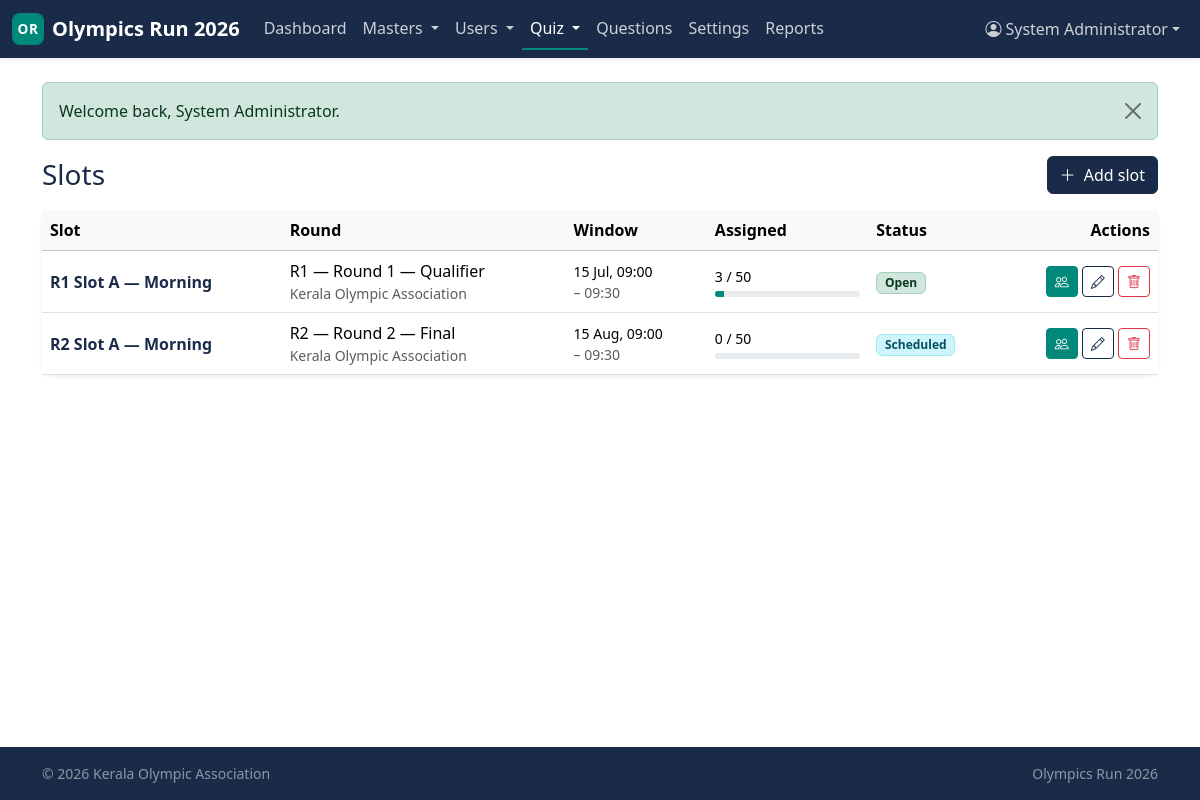
Screenshot of /admin/slots (signed in) with the database file from the repository.
### tables this page shows
CREATE TABLE slots (
    slot_id        INT UNSIGNED  NOT NULL AUTO_INCREMENT,
    round_id       INT UNSIGNED  NOT NULL,
    slot_label     VARCHAR(100)  NULL,
    starts_at      DATETIME      NOT NULL,
    ends_at        DATETIME      NOT NULL,
    capacity       INT UNSIGNED  NOT NULL DEFAULT 50,
    status         ENUM('scheduled','open','closed','cancelled')
                            NOT NULL DEFAULT 'scheduled',
    created_by_user_id INT UNSIGNED NULL,
    created_at     DATETIME      NOT NULL DEFAULT CURRENT_TIMESTAMP,
    updated_at     DATETIME      NOT NULL DEFAULT CURRENT_TIMESTAMP
                                                ON UPDATE CURRENT_TIMESTAMP,
    PRIMARY KEY (slot_id),
    KEY idx_slot_round (round_id),
    KEY idx_slot_starts (starts_at),
    KEY idx_slot_status (status),
    CONSTRAINT fk_slot_round
        FOREIGN KEY (round_id) REFERENCES rounds(round_id)
        ON DELETE CASCADE,
    CONSTRAINT fk_slot_creator
        FOREIGN KEY (created_by_user_id)
            REFERENCES association_users(association_user_id)
        ON DELETE SET NULL
);

CREATE TABLE rounds (
    round_id              INT UNSIGNED  NOT NULL AUTO_INCREMENT,
    association_id        INT UNSIGNED  NOT NULL,
    round_number          TINYINT UNSIGNED NOT NULL,
    name                  VARCHAR(100)  NOT NULL,
    description           TEXT          NULL,
    slot_duration_minutes INT UNSIGNED  NOT NULL DEFAULT 30,
    quiz_duration_minutes INT UNSIGNED  NOT NULL DEFAULT 15,
    questions_per_quiz    INT UNSIGNED  NOT NULL DEFAULT 30,
    marks_correct         DECIMAL(5,2)  NOT NULL DEFAULT 1.00,
    marks_wrong           DECIMAL(5,2)  NOT NULL DEFAULT 0.00,
    marks_unanswered      DECIMAL(5,2)  NOT NULL DEFAULT 0.00,
    qualifiers_count      INT UNSIGNED  NULL,
    status                ENUM('draft','open','closed','published')
                                NOT NULL DEFAULT 'draft',
    starts_at             DATETIME      NULL,
    ends_at               DATETIME      NULL,
    created_at            DATETIME      NOT NULL DEFAULT CURRENT_TIMESTAMP,
    updated_at            DATETIME      NOT NULL DEFAULT CURRENT_TIMESTAMP
                                                ON UPDATE CURRENT_TIMESTAMP,
    PRIMARY KEY (round_id),
    UNIQUE KEY uniq_assoc_round (association_id, round_number),
    KEY idx_round_status (status),
    CONSTRAINT fk_round_assoc
        FOREIGN KEY (association_id) REFERENCES associations(association_id)
        ON DELETE CASCADE
);

CREATE TABLE associations (
    association_id  INT UNSIGNED  NOT NULL AUTO_INCREMENT,
    name            VARCHAR(200)  NOT NULL,
    short_code      VARCHAR(20)   NOT NULL,
    region          VARCHAR(100)  NULL,
    contact_email   VARCHAR(190)  NULL,
    contact_phone   VARCHAR(20)   NULL,
    address         TEXT          NULL,
    logo_path       VARCHAR(255)  NULL,
    status          ENUM('active','inactive') NOT NULL DEFAULT 'active',
    created_by_admin_id INT UNSIGNED NULL,
    created_at      DATETIME      NOT NULL DEFAULT CURRENT_TIMESTAMP,
    updated_at      DATETIME      NOT NULL DEFAULT CURRENT_TIMESTAMP
                                                ON UPDATE CURRENT_TIMESTAMP,
    PRIMARY KEY (association_id),
    UNIQUE KEY uniq_assoc_code (short_code),
    KEY idx_assoc_status (status),
    KEY idx_assoc_region (region),
    CONSTRAINT fk_assoc_created_by
        FOREIGN KEY (created_by_admin_id) REFERENCES admins(admin_id)
        ON DELETE SET NULL
);

### includes/helpers.php (called while the page is built, shortened)
<?php
function e(?string $value): string
{
    return htmlspecialchars((string)$value, ENT_QUOTES | ENT_SUBSTITUTE, 'UTF-8');
}
function view(string $template, array $data = []): string
{
    $__file = __DIR__ . '/../views/' . $template . '.php';
    extract($data, EXTR_SKIP);
    include $__file;
    return ob_get_clean();
}
function render(string $template, array $data = []): void
{
    $content   = view($template, $data);
    include __DIR__ . '/../views/layouts/app.php';
}
function status_badge(?string $status): string
{
    $map = [
        'active'         => 'bg-success-subtle text-success-emphasis border border-success-subtle',
        'approved'       => 'bg-success-subtle text-success-emphasis border border-success-subtle',
        'open'           => 'bg-success-subtle text-success-emphasis border border-success-subtle',
        'published'      => 'bg-success-subtle text-success-emphasis border border-success-subtle',
        'pending'        => 'bg-warning-subtle text-warning-emphasis border border-warning-subtle',
        'needs_revision' => 'bg-warning-subtle text-warning-emphasis border border-warning-subtle',
        'scheduled'      => 'bg-info-subtle text-info-emphasis border border-info-subtle',
        'draft'          => 'bg-secondary-subtle text-secondary-emphasis border border-secondary-subtle',
        'closed'         => 'bg-secondary-subtle text-secondary-emphasis border border-secondary-subtle',
        'inactive'       => 'bg-secondary-subtle text-secondary-emphasis border border-secondary-subtle',
        'suspended'      => 'bg-danger-subtle text-danger-emphasis border border-danger-subtle',
        'rejected'       => 'bg-danger-subtle text-danger-emphasis border border-danger-subtle',
        'cancelled'      => 'bg-danger-subtle text-danger-emphasis border border-danger-subtle',
        'disqualified'   => 'bg-danger-subtle text-danger-emphasis border border-danger-subtle',
    ];
    $key = strtolower((string)$status);
    return 'badge ' . ($map[$key] ?? 'bg-light text-dark border');
}
function status_label(?string $status): string
{
    return ucwords(str_replace('_', ' ', (string)$status));
}
function dt_display(?string $mysqlDatetime, string $format = 'd M Y, h:i A'): string
{
    $ts = strtotime($mysqlDatetime);
    return $ts === false ? '—' : date($format, $ts);
}

### controllers/AdminSlotsController.php (called while the page is built, shortened)
<?php
final class AdminSlotsController
{
    public function index(): void
    {
        render('admin/slots/index', [
            'title' => 'Slots — Admin',
            'slots' => Slot::all(),
        ]);
    }
}

### includes/Database.php (called while the page is built, shortened)
<?php
final class Database
{
    private static ?PDO $pdo = null;
    public static function connection(): PDO
    {
        $cfg = $GLOBALS['APP_CONFIG']['db'];
        $dsn = sprintf(
            'mysql:host=%s;port=%d;dbname=%s;charset=%s',
            $cfg['host'],
            $cfg['port'],
            $cfg['name'],
            $cfg['charset']
        );
        self::$pdo = new PDO($dsn, $cfg['user'], $cfg['pass'], [
            PDO::ATTR_ERRMODE            => PDO::ERRMODE_EXCEPTION,
            PDO::ATTR_DEFAULT_FETCH_MODE => PDO::FETCH_ASSOC,
            PDO::ATTR_EMULATE_PREPARES   => false,
            PDO::MYSQL_ATTR_INIT_COMMAND => "SET NAMES utf8mb4 COLLATE utf8mb4_unicode_ci",
        ]);
        return self::$pdo;
    }
    public static function query(string $sql, array $params = []): PDOStatement
    {
        $stmt = self::connection()->prepare($sql);
        $stmt->execute($params);
        return $stmt;
    }
    public static function fetchAll(string $sql, array $params = []): array
    {
        return self::query($sql, $params)->fetchAll();
    }
}

### models/Slot.php (called while the page is built, shortened)
<?php
final class Slot
{
    public static function all(): array
    {
        return Database::fetchAll(
            'SELECT s.*, r.round_number, r.name AS round_name,
                    r.association_id, a.name AS association_name,
                    (SELECT COUNT(*) FROM slot_schools ss WHERE ss.slot_id = s.slot_id) AS assigned_count
               FROM slots s
               JOIN rounds r       ON r.round_id = s.round_id
               JOIN associations a ON a.association_id = r.association_id
              ORDER BY s.starts_at ASC'
        );
    }
}

### views/admin/slots/index.php (the view, shortened to what this page needs)
<div class="d-md-flex justify-content-between align-items-center mb-3">
    <h1 class="h3 text-navy mb-2 mb-md-0">Slots</h1>
    <a href="/admin/slots/new" class="btn btn-primary">
        <i class="bi bi-plus-lg me-1"></i> Add slot
    </a>
</div>
<div class="card panel border-0 shadow-sm">
    <div class="table-responsive">
        <table class="table align-middle mb-0">
            <thead class="table-light">
                <tr>
                    <th>Slot</th>
                    <th class="d-none d-md-table-cell">Round</th>
                    <th>Window</th>
                    <th>Assigned</th>
                    <th>Status</th>
                    <th class="text-end">Actions</th>
                </tr>
            </thead>
            <tbody>
                <?php if (empty($slots)): ?>
                    <tr><td colspan="6" class="text-center text-muted py-4">No slots yet.</td></tr>
                <?php else: foreach ($slots as $s):
                    $cap = (int)$s['capacity']; $used = (int)$s['assigned_count'];
                    $pct = $cap > 0 ? min(100, (int)round($used / $cap * 100)) : 0; ?>
                    <tr>
                        <td>
                            <div class="fw-semibold text-navy"><?= e($s['slot_label'] ?? '—') ?></div>
                        </td>
                        <td class="d-none d-md-table-cell">
                            <div>R<?= (int)$s['round_number'] ?> — <?= e($s['round_name']) ?></div>
                            <div class="small text-muted"><?= e($s['association_name']) ?></div>
                        </td>
                        <td class="small">
                            <?= e(dt_display($s['starts_at'], 'd M, H:i')) ?><br>
                            <span class="text-muted">– <?= e(dt_display($s['ends_at'], 'H:i')) ?></span>
                        </td>
                        <td style="min-width:120px">
                            <div class="small mb-1"><?= $used ?> / <?= $cap ?></div>
                            <div class="progress" style="height:6px">
                                <div class="progress-bar bg-accent" role="progressbar"
                                     style="width: <?= $pct ?>%"
                                     aria-valuenow="<?= $used ?>" aria-valuemin="0" aria-valuemax="<?= $cap ?>"></div>
                            </div>
                        </td>
                        <td><span class="<?= status_badge($s['status']) ?>"><?= e(status_label($s['status'])) ?></span></td>
                        <td class="text-end text-nowrap">
                            <a href="/admin/slots/<?= (int)$s['slot_id'] ?>/assign"
                               class="btn btn-sm btn-accent text-white" title="Assign schools">
                                <i class="bi bi-people"></i>
                            </a>
                            <a href="/admin/slots/<?= (int)$s['slot_id'] ?>/edit"
                               class="btn btn-sm btn-outline-navy"><i class="bi bi-pencil"></i></a>
                            <form action="/admin/slots/<?= (int)$s['slot_id'] ?>/delete"
                                  method="post" class="d-inline"
                                  onsubmit="return confirm('Delete this slot?');">
                                <button class="btn btn-sm btn-outline-danger"><i class="bi bi-trash"></i></button>
                            </form>
                        </td>
                    </tr>
                <?php endforeach; endif; ?>
            </tbody>
        </table>
    </div>
</div>

### public/index.php (shortened to what this page needs)
<?php
$reqPath = strtok($_SERVER['REQUEST_URI'] ?? '/', '?') ?: '/';
$reqPath = rtrim($reqPath, '/') ?: '/';
$method  = $_SERVER['REQUEST_METHOD'] ?? 'GET';
foreach ($routes as $pattern => $handler) {
    [$rMethod, $rPath] = explode(' ', $pattern, 2);
    if ($rMethod !== $method) continue;
    if (!str_contains($rPath, '{')) {
        if ($rPath !== $reqPath) continue;
        $params = [];
    } else {
        $regex = '#^' . preg_replace('#\{(\w+)\}#', '(?<$1>[^/]+)', $rPath) . '$#';
        if (!preg_match($regex, $reqPath, $m)) continue;
        $params = array_values(array_filter(
            $m,
            static fn($k) => is_string($k),
            ARRAY_FILTER_USE_KEY
        ));
    }
    if (is_array($handler)) {
        [$class, $methodName] = $handler;
        (new $class)->$methodName(...$params);
    } else {
        $handler(...$params);
    }
    return;
}

### rows the page displays
slots: slot_label "R1 Slot A — Morning", round.round_number "1", round.name "Round 1 — Qualifier", associations.name "Kerala Olympic Association", starts_at "15 Jul, 09:00", ends_at "09:30", used "3", capacity "50", status "Open"
slots: slot_label "R2 Slot A — Morning", round.round_number "2", round.name "Round 2 — Final", associations.name "Kerala Olympic Association", starts_at "15 Aug, 09:00", ends_at "09:30", used "0", capacity "50", status "Scheduled"

### other values shown
$item['label'] "Dashboard"
$item['label'] "Masters"
$item['label'] "Users"
$item['label'] "Quiz"
$item['label'] "Questions"
$item['label'] "Settings"
$item['label'] "Reports"
$msg "Welcome back, System Administrator."
